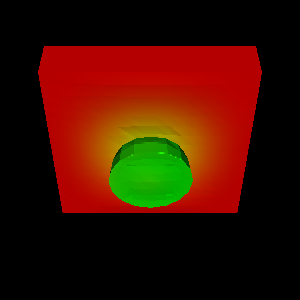

Python code for this plot:
#!/usr/bin/env python

# Read an LS-DYNA impact simulation and render deflection data at time step 1.

import os

import vtkmodules.vtkInteractionStyle  # noqa: F401
import vtkmodules.vtkRenderingFreeType  # noqa: F401
import vtkmodules.vtkRenderingOpenGL2  # noqa: F401

from vtkmodules.vtkFiltersGeometry import vtkCompositeDataGeometryFilter
from vtkmodules.vtkIOLSDyna import vtkLSDynaReader
from vtkmodules.vtkRenderingCore import (
    vtkActor,
    vtkPolyDataMapper,
    vtkRenderWindow,
    vtkRenderWindowInteractor,
    vtkRenderer,
)

# Source
data_dir = os.environ.get("VPE_DATA_DIR", os.path.dirname(os.path.abspath(__file__)))

# Read the LS-DYNA file
lsdyna_reader = vtkLSDynaReader()
lsdyna_reader.SetFileName(os.path.join(data_dir, "impact", "d3plot"))
lsdyna_reader.UpdateTimeStep(1.0)

# Geometry filter
geometry_filter = vtkCompositeDataGeometryFilter()
geometry_filter.SetInputConnection(lsdyna_reader.GetOutputPort())

# Mapper with deflection coloring
geometry_mapper = vtkPolyDataMapper()
geometry_mapper.SetInputConnection(geometry_filter.GetOutputPort())
geometry_mapper.SetScalarModeToUsePointFieldData()
geometry_mapper.SelectColorArray("Deflection")
geometry_mapper.CreateDefaultLookupTable()
geometry_mapper.GetLookupTable().SetVectorModeToMagnitude()
geometry_mapper.GetLookupTable().SetRange(0, 1)

# Actor
actor = vtkActor()
actor.SetMapper(geometry_mapper)

# Renderer
renderer = vtkRenderer()
renderer.AddActor(actor)
renderer.SetBackground(0, 0, 0)

# Render window
render_window = vtkRenderWindow()
render_window.AddRenderer(renderer)
render_window.SetWindowName("ls dyna reader deflection")
render_window.SetMultiSamples(0)
render_window.SetSize(300, 300)

# Interactor
interactor = vtkRenderWindowInteractor()
interactor.SetRenderWindow(render_window)

# Scene
render_window.Render()
renderer.GetActiveCamera().Pitch(-135)
renderer.ResetCamera()

interactor.Initialize()
interactor.Start()
